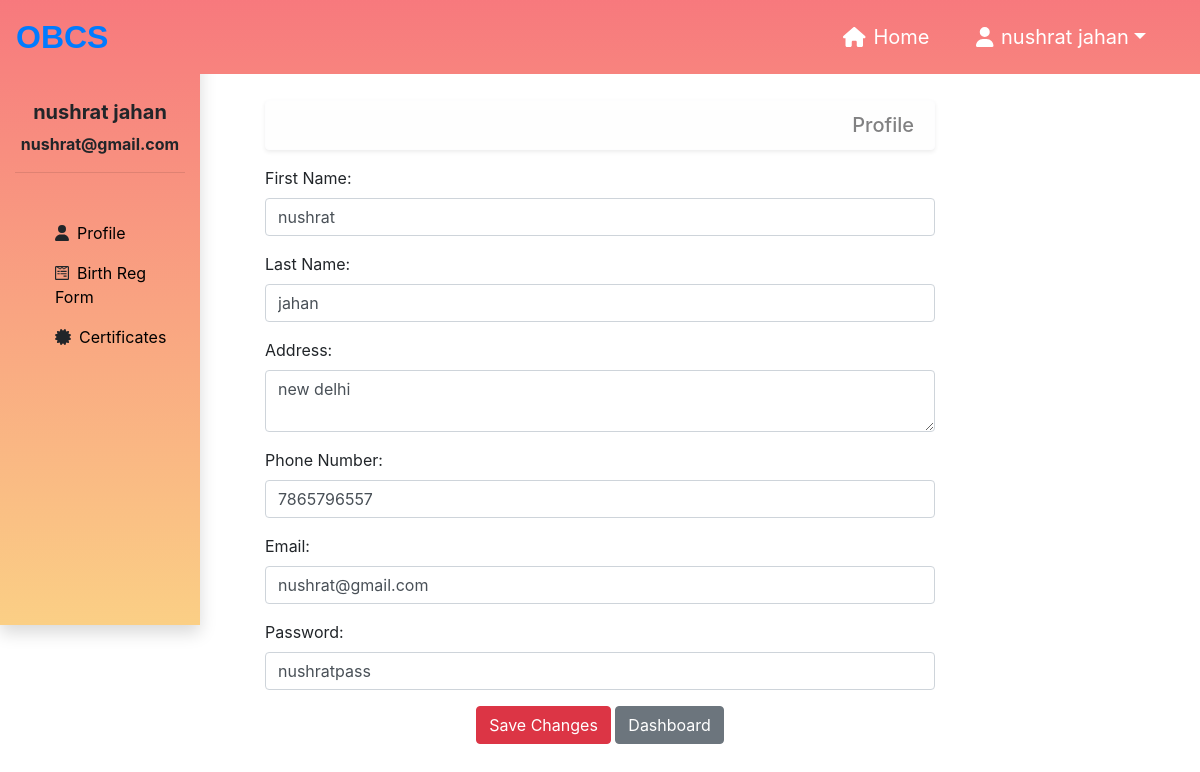
Screenshot of /user/userprofile/ (signed in) with the database file from the repository.
### user/models.py (models this page shows)
class User(models.Model):
    fname=models.CharField(max_length=100)
    lname=models.CharField(max_length=100)
    address=models.TextField()
    phone=models.IntegerField()
    email=models.EmailField()
    password=models.CharField(max_length=255)

### user/views.py (the view)
# urls.py: path('userprofile/',views.userprofile,name="userprofile"),
def userprofile(request):
    if request.session.get('is_login',False)==True:
        fname=request.session['fname']
        lname=request.session['lname']
        useremail=request.session['useremail']
        pi=User.objects.get(email=useremail)
        if request.method=="POST":
            fm=signupform(request.POST,instance=pi)
            if fm.is_valid():
                fm.save()
                messages.success(request,'Profile Edited Successfully !!!')
        else:
            fm=signupform(instance=pi)
        return render(request,'user/userprofile.html',{'fname':fname,'lname':lname,'useremail':useremail,'form':fm})
    else:
        return HttpResponseRedirect('/user/userlogin/')

### user/forms.py
class signupform(forms.ModelForm):
    class Meta:
        model=User
        fields=['fname','lname','address','phone','email','password']
        labels={
            'fname':'First Name','lname':'Last Name','address':'Address','phone':'Phone Number','email':'Email',
            'password':'Password'
        }
        widgets={
            'fname':forms.TextInput(attrs={'class':'form-control'}),
            'lname':forms.TextInput(attrs={'class':'form-control'}),
            'address':forms.Textarea(attrs={'class':'form-control','rows':2}),
            'phone':forms.TextInput(attrs={'class':'form-control'}),
            'email':forms.EmailInput(attrs={'class':'form-control'}),
            'password':forms.TextInput(attrs={'class':'form-control'}),
        }

### user/templates/user/userprofile.html (shortened to what this page needs)
{% include 'user/header.html' %}
    <div class="col-sm-7 offset-1 main">
        <div style="margin-top:100px;">
            <h5 class="alert alert-light text-right shadow-sm">Profile</h5>
        </div>
        <form action="" method="POST" novalidate>
            {% for field in form %}
                <div class="form-group">
                    {{field.label_tag}}{{field}}
                </div>
            {% endfor %}
        <div class="text-center my-3">
            <input type="submit" class="btn btn-danger" value="Save Changes">
            <a href="{% url 'dashboard' %}" class="btn btn-secondary">Dashboard</a>
        </div>
        </form>
    </div>
{% include 'user/footer.html' %}

### user/templates/user/header.html (shortened to what this page needs)
{% load static %}
<!DOCTYPE html>
<html lang="en">
<head>
    <link rel="stylesheet" href="{% static 'core/css/all.min.css' %}">
    <link rel="stylesheet" href="{% static 'core/css/bootstrap.css' %}">
    <link rel="stylesheet" href="{% static 'core/css/style.css' %}">
</head>
<body>
<div style="background-image:url('/static/core/images/bar.jpg');" class="fixed-top">
  <nav class="navbar navbar-expand-sm">
  <a class="navbar-brand" href="{% url 'home' %}">OBCS</a>
  <div class="collapse navbar-collapse " id="navbarNav">
    <ul class="navbar-nav ml-auto">
      <li class="nav-item active ">
        <a class="nav-link" href="{% url 'home' %}"><i class="fas fa-home mr-2"></i>Home <span class="sr-only">(current)</span></a>
      </li>
      <li class="nav-item dropdown">
            <a class="nav-link dropdown-toggle" data-toggle="dropdown" href="#" role="button" aria-haspopup="true" aria-expanded="false">
            <i class="fas fa-user mr-2"></i>{{fname}} {{lname}}</a>
        </li>
    </ul>
  </div>
  </nav>
</div>
    <div class="container-fluid">
        <div class="row">
            <div class="col-sm-3  col-md-2 bg-light shadow sidenav sidebarht" style="background-image:url('/static/core/images/bar.jpg');padding-top:100px;">
                <h5 class="font-weight-bold text-center">{{fname}} {{lname}}</h5>
                <p class="font-weight-bold text-center">{{useremail}}</p><hr>
                <ul style="list-style:none;" class="mt-5">
                    <li class="my-3"><i class="fas fa-user mr-2"></i><a href="{% url 'userprofile' %}" style="color:black;">Profile</a></li>
                    <li class="my-3"><i class="fab fa-wpforms mr-2"></i><a href="{% url 'application' %}" style="color:black;">Birth Reg Form</a></li>
                    <li class="my-3"><i class="fas fa-certificate mr-2"></i><a href="{% url 'viewcertificates' %}" style="color:black;">Certificates</a></li>
                </ul>
            </div>

### core/static/core/css/style.css (style rules this page uses)
.navbar-brand { font-family: 'Ubuntu', sans-serif; font-size: 2em; font-weight: bold; }
.nav-item > a { font-size:20px; color: #fff; margin-right:30px; }
.sidenav { position: fixed; z-index: 1; top: 0; left: 0; overflow-x: hidden; }
.sidebarht { height:625px; }
@media screen and (min-width: 550px) { .main { margin-left: 250px; } }

### rows the page displays
User: fname "nushrat", lname "jahan", email "nushrat@gmail.com", form "nushrat" "jahan" "new delhi" "7865796557" "nushrat@gmail.com" "nushratpass"

### other values shown
{{ field.label_tag }} "First Name:" "Last Name:" "Address:" "Phone Number:" "Email:" "Password:"
